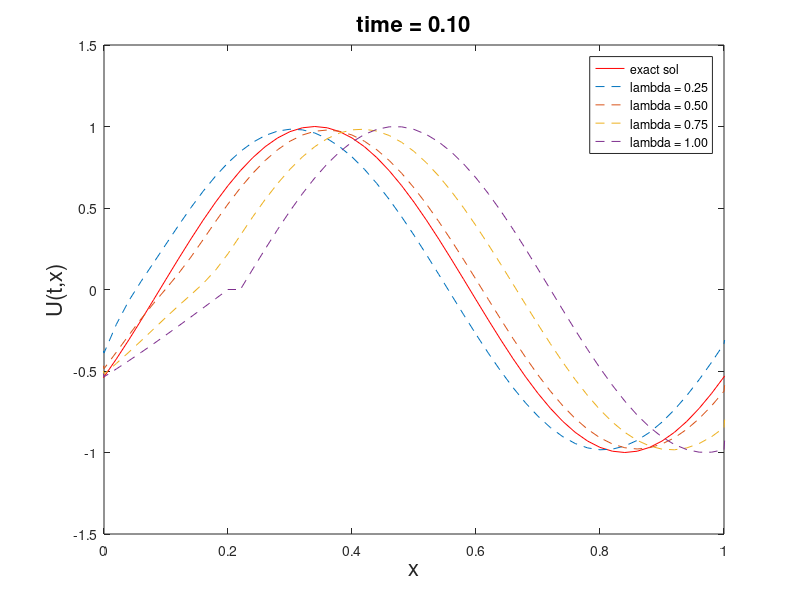

MATLAB code for this plot:
%CIR scheme - function 1
clc;
clear;
close all;
format long
%define variables
xmin = 0;
xmax = 1;
N = 50;
dt = 0.009;
t = 0;
tmax = 0.1;
C = 1;

%discretise the domain
dx = (xmax - xmin)/N;
x = xmin - dx : dx : xmax + dx;

%initial condition
u0 = sin (2*pi*x);
u1 = u0;
u2 = u0;
u3 = u0;
u4 = u0;
un1 = u0;
un2 = u0;
un3 = u0;
un4 = u0;

lambda1 = 0.25;
lambda2 = 0.5;
lambda3 = 0.75;
lambda4 = 1.0;
%time loop
nsteps = tmax/dt;
for n =1 : nsteps
    %boundary cond
    u1(1)=sin(2*pi*(t-0.5));
    u2(1)=sin(2*pi*(t-0.5));
    u3(1)=sin(2*pi*(t-0.5));
    u4(1)=sin(2*pi*(t-0.5));
    %calculate CIR scheme
    for i = 2:N+2
        un1(i) = u1(i) - lambda1*(u1(i)-u1(i-1));
    end
    for i = 2:N+2
        un2(i) = u2(i) - lambda2*(u2(i)-u2(i-1));
    end
    for i = 2:N+2
        un3(i) = u3(i) - lambda3*(u3(i)-u3(i-1));
    end
    for i = 2:N+2
        un4(i) = u4(i) - lambda4*(u4(i)-u4(i-1));
    end
    %exact
    exact = sin (2*pi*(x - C*t));
    %update
    t = t+dt;
    u1 = un1;
    u2 = un2;
    u3 = un3;
    u4 = un4;
    %plot
    plot(x,exact,'r-');
    hold on
    plot (x,u1,'--','markerfacecolor','g');
    plot (x,u2,'--','markerfacecolor','b');
    plot (x,u3,'--','markerfacecolor','k');
    plot (x,u4,'--','markerfacecolor','r');
    hold off
    legend('exact sol','lambda = 0.25','lambda = 0.50','lambda = 0.75','lambda = 1.00');
    axis([xmin,xmax,-1.5,1.5])
    xlabel('x','fontsize',16)
    ylabel('U(t,x)','fontsize',16)
    title(sprintf('time = %1.2f',t),'fontsize',16)
    shg
    pause(dt);
end
